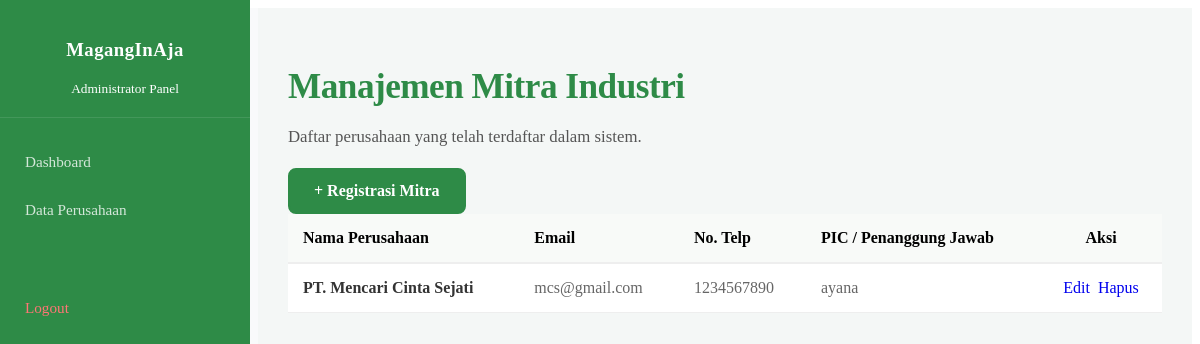
The page /admin/data_perusahaan.php on the database as committed earlier.
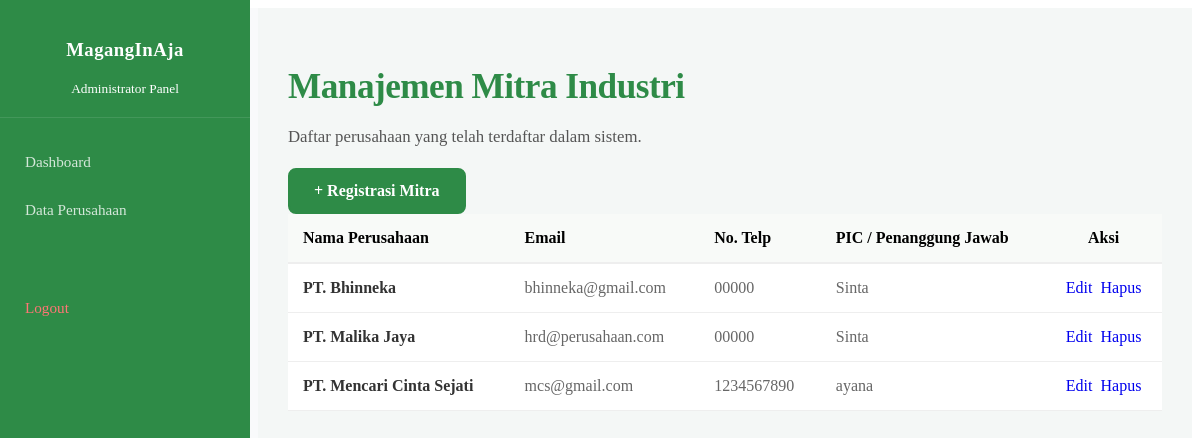
The same page on the database as committed later.
### tables this page shows
CREATE TABLE `perusahaan` (
  `id_perusahaan` int(11) NOT NULL,
  `id_user` int(11) NOT NULL,
  `nama_perusahaan` varchar(200) NOT NULL,
  `bidang` varchar(150) NOT NULL,
  `keterangan` text NOT NULL,
  `foto` varchar(255) NOT NULL,
  `email` varchar(150) NOT NULL,
  `no_hp` varchar(20) NOT NULL,
  `contact_person` varchar(200) NOT NULL,
  `alamat_perusahaan` text NOT NULL,
  `create_at` datetime NOT NULL
);

### admin/data_perusahaan.php (the view)
<?php
require_once '../config.php';
require_once '../templates/header_admin.php';
$query = "SELECT * FROM perusahaan ORDER BY id_perusahaan DESC";
$result = mysqli_query($conn, $query);
?>
<link rel="stylesheet" href="<?= $base_url; ?>css/data_perusahaan.css">
<main class="main-content">
    <div class="table-header">
        <div>
            <h2 class="page-title">Manajemen Mitra Industri</h2>
            <p class="page-subtitle">Daftar perusahaan yang telah terdaftar dalam sistem.</p>
        </div>
        <a href="../perusahaan/register_perusahaan/register.php" class="btn-theme-green"> + Registrasi Mitra</a>
    </div>
    <div class="data-container" style="overflow-x: auto;">
        <table class="company-table" style="width: 100%; border-collapse: collapse; background: white;">
            <thead>
                <tr style="background: #f8faf8; border-bottom: 2px solid #eee;">
                    <th style="padding: 15px; text-align: left;">Nama Perusahaan</th>
                    <th style="padding: 15px; text-align: left;">Email</th>
                    <th style="padding: 15px; text-align: left;">No. Telp</th>
                    <th style="padding: 15px; text-align: left;">PIC / Penanggung Jawab</th>
                    <th style="padding: 15px; text-align: center;">Aksi</th>
                </tr>
            </thead>
            <tbody>
                <?php if (mysqli_num_rows($result) > 0): ?>
                    <?php while($row = mysqli_fetch_assoc($result)): ?>
                        <tr style="border-bottom: 1px solid #eee; transition: 0.3s;">
                            <td style="padding: 15px; font-weight: 600; color: #333;"><?= htmlspecialchars($row['nama_perusahaan']); ?></td>
                            <td style="padding: 15px; color: #666;"><?= htmlspecialchars($row['email']); ?></td>
                            <td style="padding: 15px; color: #666;"><?= htmlspecialchars($row['no_hp']); ?></td>
                            <td style="padding: 15px; color: #666;"><?= htmlspecialchars($row['contact_person']); ?></td>
                            <td style="padding: 15px; text-align: center;">
                                <div style="display: flex; gap: 8px; justify-content: center;">
                                    <a href="edit_perusahaan.php?id=<?= $row['id_perusahaan']; ?>" class="btn-edit" style="text-decoration: none;">Edit</a>
                                    <a href="hapus_perusahaan.php?id=<?= $row['id_perusahaan']; ?>" class="btn-delete" style="text-decoration: none;" onclick="return confirm('Yakin ingin menghapus data ini?')">Hapus</a>
                                </div>
                            </td>
                        </tr>
                    <?php endwhile; ?>
                <?php else: ?>
                    <tr>
                        <td colspan="5" style="padding: 40px; text-align: center; color: #999;">Belum ada data perusahaan.</td>
                    </tr>
                <?php endif; ?>
            </tbody>
        </table>

### templates/header_admin.php (shortened to what this page needs)
<?php
$base_url = "http://localhost/MagangInAja/";
?>
<!DOCTYPE html>
<html lang="en">
<head>
    <link rel="stylesheet" href="<?= $base_url; ?>css/admin.css">
</head>
<body>
<div class="admin-container">
    <aside class="sidebar">
        <div class="sidebar-header">
            <h3>MagangInAja</h3>
            <small>Administrator Panel</small>
        </div>
        <ul class="sidebar-menu">
            <li><a href="<?= $base_url; ?>dashboard/dashboard_admin.php">Dashboard</a></li>
            <li><a href="<?= $base_url; ?>admin/data_perusahaan.php">Data Perusahaan</a></li>
            <li style="margin-top: 50px;">
                <a href="<?= $base_url; ?>/auth/logout.php" style="color: #ff7675;">Logout</a>
            </li>
        </ul>
    </aside>

### css/admin.css (style rules this page uses)
.admin-container { display: flex; min-height: 100vh; background-color: #F9FAFB; }
.sidebar { width: 260px; background-color: #2E8B47; color: #fff; flex-shrink: 0; display: flex; flex-direction: column; }
.sidebar-header { padding: 30px; text-align: center; border-bottom: 1px solid rgba(255,255,255,0.1); }
.sidebar-header h3 { font-weight: 600; letter-spacing: 0.5px; }
.sidebar-menu { list-style: none; padding: 20px 0; flex: 1; }
.sidebar-menu li a { display: flex; align-items: center; gap: 12px; padding: 16px 30px; color: rgba(255,255,255,0.9); text-decoration: none; font-size: 0.95rem; transition: all 0.2s ease; }
.main-content { flex: 1; padding: 40px 60px; }
.page-title { font-size: 2.2rem; font-weight: 700; color: #2E8B47; margin-bottom: 10px; letter-spacing: -0.5px; }
.page-subtitle { color: #555; font-size: 1.05rem; line-height: 1.6; max-width: 700px; }

### templates/header_admin.php (style rules this page uses)
.sidebar { width: 250px; background: #2E8B47; height: 100vh; position: fixed; left: 0; top: 0; color: white; padding: 20px 0; }
.sidebar-header { padding: 0 20px 20px 20px; border-bottom: 1px solid rgba(255,255,255,0.1); text-align: center; }
.sidebar-menu { list-style: none; padding: 20px 0; margin: 0; }
.sidebar-menu li a { padding: 15px 25px; display: block; color: rgba(255,255,255,0.8); text-decoration: none; transition: 0.3s; font-weight: 500; }
.main-content { margin-left: 250px; padding: 30px; background: #f4f7f6; min-height: 100vh; }
.btn-theme-green { background-color: #2E8B47; color: white; border: 2px solid #2E8B47; padding: 12px 24px; border-radius: 8px; text-decoration: none; font-weight: 600; transition: 0.3s; display: inline-block; }

Rows that differ between the two databases and show on the page:
added perusahaan: nama_perusahaan "PT. Bhinneka", email "bhinneka@gmail.com", no_hp "00000", contact_person "Sinta"
added perusahaan: nama_perusahaan "PT. Malika Jaya", email "hrd@perusahaan.com", no_hp "00000", contact_person "Sinta"
